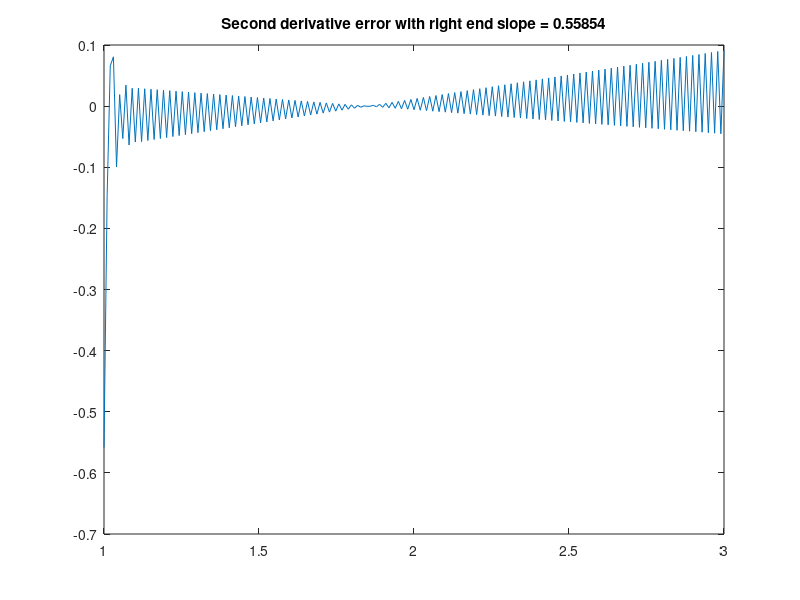

Source code (MATLAB):
function [errmat]=runspline(nd)
% errmat=runspline(nd)
% Test spline interpolation for various end conditions
% using function spterp
disp(' ')
disp('SPLINE INTERPOLATION ERROR TEST')
disp(' ')

% Make some random polynomial data
if nargin==0, nd=6; end; xl=1; xr=3; tp=5;
xd=sort(rand(1,nd)); xd=xd-xd(1); xd=xd/max(xd);
xd=xl+(xr-xl)*xd; yd=rand(size(xd)); yd=yd/max(yd);
u=polyfit(xd,yd,length(xd)-1);

% Polynomial and it first two derivatives
f=inline('polyval(u,x)','u','x');
f1=inline('polyval(polyder(u),x)','u','x');
f2=inline('polyval(polyder(polyder(u)),x)','u','x');
maxe=inline('num2str(max(abs(x(:))))');
% End slopes
s=f1(u,[xl,xr]);

% Data for the spline interpolation. Use 100 points
xsd=linspace(xl,xr,100); ysd=f(u,xsd);
xplt=linspace(xl,xr,199);

% Compare exact and spline results

% Neither end slope given
close; endc=1;
er000=spterp(xsd,ysd,0,xplt)-f(u,xplt); e000=maxe(er000); 
t000=['Function error with no end slopes = ',e000];
disp(t000), plot(xplt,er000), title(t000), shg, pause(tp)

er100=spterp(xsd,ysd,1,xplt)-f1(u,xplt); e100=maxe(er100);
t100=['Derivative error with no end slopes = ',e100];
disp(t100), plot(xplt,er100), title(t100), shg, pause(tp)

er200=spterp(xsd,ysd,2,xplt)-f2(u,xplt); e200=maxe(er200);
t200=['Second derivative error with no end slopes = ',e200];
disp(t200), plot(xplt,er200), title(t200), shg, pause(tp)

% Both slopes given
disp(' '), endc=[2,s(1),s(2)];
er011=spterp(xsd,ysd,0,xplt,endc)-f(u,xplt); e011=maxe(er011);
t011=['Function error with both end slopes = ',e011]; 
disp(t011), plot(xplt,er011), title(t011), shg, pause(tp)

er111=spterp(xsd,ysd,1,xplt,endc)-f1(u,xplt); e111=maxe(er111);
t111=['Derivative error with both end slopes = ',e111];
disp(t111), plot(xplt,er111), title(t111), shg, pause(tp)

er211=spterp(xsd,ysd,2,xplt,endc)-f2(u,xplt); e211=maxe(er211);
t211=['Second derivative error with both end slopes = ',e211];
disp(t211), plot(xplt,er211), title(t211), shg, pause(tp)

% Left slope given
disp(' '), endc=[3,s(1)];
er010=spterp(xsd,ysd,0,xplt,endc)-f(u,xplt); e010=maxe(er010);
t010=['Function error with left end slope = ',e010];
disp(t010), plot(xplt,er010), title(t010), shg, pause(tp)

er110=spterp(xsd,ysd,1,xplt,endc)-f1(u,xplt); e110=maxe(er110);
t110=['Derivative error with left end slope = ',e110];
disp(t110), plot(xplt,er110), title(t110), shg, pause(tp)

er210=spterp(xsd,ysd,2,xplt,endc)-f2(u,xplt); e210=maxe(er210);
t210=['Second derivative error with left end slope = ',e210];
disp(t210), plot(xplt,er210), title(t210), shg, pause(tp)

% Right slope given
disp(' '), endc=[4,s(2)];
er001=spterp(xsd,ysd,0,xplt,endc)-f(u,xplt); e001=maxe(er001);
t001=['Function error with right end slope = ',e001];
disp(t001), plot(xplt,er001), title(t001), shg, pause(tp)

er101=spterp(xsd,ysd,1,xplt,endc)-f1(u,xplt); e101=maxe(er101);
t101=['Derivative error with right end slope = ',e101];
disp(t101), plot(xplt,er101), title(t101), shg, pause(tp)

er201=spterp(xsd,ysd,2,xplt,endc)-f2(u,xplt); e201=maxe(er201);
t201=['Second derivative error with right end slope = ',e201];
disp(t201), plot(xplt,er201), title(t201), shg, pause(tp), close

errmat=[er000;er100;er200;er011;er111;er211;er010;...
		er110;er210;er001;er101;er201]';

%=================================================

function [v,c]=spterp(xd,yd,id,x,endv,c)
% [v,c]=spterp(xd,yd,id,x,endv,c)

% This function performs cubic spline interpo-
% lation. Values of y(x),y'(x),y''(x) or the
% integral(y(t)*dt, xd(1)..x) are obtained.
% xd, yd - data vectors with xd arranged in
%          ascending order. 
% id     - id equals 0,1,2,3 to compute y(x),
%          y'(x), integral(y(t)*dt,t=xd(1)..x),
%          respectively.
% v      - values of the function, first deriva-
%          tive, second derivative, or integral
%          from xd(1) to x
% c      - the coefficients defining the spline
%          curve.
% endv   - vector giving the end conditions in
%          one of the following four forms:
%          endv=1 or endv omitted makes
%            c(2) and c(n-1) zero
%          endv=[2,left_end_slope,...
%            right_end_slope] to impose slope
%            values at each end
%          endv=[3,left_end_slope] imposes the
%            left end slope value and makes
%            c(n-1) zero
%          endv=[4,right_end_slope] imposes the
%            right end slope value and makes
%            c(2) zero

if nargin<5 | isempty(endv), endv=1; end
n=length(xd); sx=size(x); x=x(:); X=x-xd(1); 

if nargin<6, c=spcof(xd,yd,endv); end

C=c(1:n); s1=c(n+1); m1=c(n+2); X=x-xd(1);  

if id==0      %  y(x)
	v=yd(1)+s1*X+m1/2*X.*X+...
	  powermat(x,xd,3)*C/6;
elseif id==1  % y'(x)
    v=s1+m1*X+powermat(x,xd,2)*C/2;
elseif id==2  % y''(x)
	v=m1+powermat(x,xd,1)*C;
else          % integral(y(t)*dt, t=xd(1)..x)
	v=yd(1)*X+s1/2*X.*X+m1/6*X.^3+...
		powermat(x,xd,4)*C/24;
end
v=reshape(v,sx);

%==============================================

function c=spcof(x,y,endv)
% c=spcof(x,y,endv)
% This function determines spline interpolation
% coefficients consisting of the support
% reactions concatenated with y' and y'' at
% the left end.
% x,y  - data vectors of interplation points.
%        Denote n as the length of x.
% endv - vector of data for end conditions 
%        described in function spterp.
%
% c   -  a vector [c(1);...;c(n+2)] where the
%        first n components are support 
%        reactions and the last two are 
%        values of y'(x(1)) and y''(x(1)).

if nargin<3, endv=1; end
x=x(:); y=y(:); n=length(x); u=x(2:n)-x(1);
a=zeros(n+2,n+2); a(1,1:n)=1; 
a(2:n,:)=[powermat(x(2:n),x,3)/6,u,u.*u/2];
b=zeros(n+2,1); b(2:n)=y(2:n)-y(1);
if endv(1)==1     % Force, force condition
  a(n+1,2)=1; a(n+2,n-1)=1;
elseif endv(1)==2 % Slope, slope condition
  b(n+1)=endv(2); a(n+1,n+1)=1; 
  b(n+2)=endv(3); a(n+2,:)=...
		[((x(n)-x').^2)/2,1,x(n)-x(1)];
elseif endv(1)==3 % Slope, force condition
	b(n+1)=endv(2); a(n+1,n+1)=1; a(n+2,n-1)=1;
elseif endv(1)==4 % Force, slope condition
  a(n+1,2)=1; b(n+2)=endv(2);
  a(n+2,:)=[((x(n)-x').^2)/2,1,x(n)-x(1)];
else
	error(...
	'Invalid value of endv in function spcof')
end
if endv(1)==1 & n<4, 	c=pinv(a)*b;
else, c=a\b; end

%==============================================

function a=powermat(x,X,p)
% a=powermat(x,X,p)
% This function evaluates various powers of a
% matrix used in cubic spline interpolation.
%
% x,X  - arbitrary vectors of length n and N
% a    - an n by M matrix of elements such that
%        a(i,j)=(x(i)>X(j))*abs(x(i)-X(j))^p
x=x(:); n=length(x); X=X(:)'; N=length(X);
a=x(:,ones(1,N))-X(ones(n,1),:); a=a.*(a>0);
switch p, case 0, a=sign(a); case 1, return;
case 2, a=a.*a; case 3; a=a.*a.*a;
case 4, a=a.*a; a=a.*a; otherwise, a=a.^p; end
